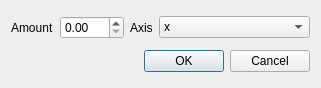
<?xml version="1.0" encoding="UTF-8"?>
<ui version="4.0">
 <class>RotateDialog</class>
 <widget class="QDialog" name="RotateDialog">
  <property name="geometry">
   <rect>
    <x>0</x>
    <y>0</y>
    <width>321</width>
    <height>88</height>
   </rect>
  </property>
  <property name="windowTitle">
   <string>Dialog</string>
  </property>
  <layout class="QVBoxLayout" name="verticalLayout">
   <item>
    <layout class="QHBoxLayout" name="horizontalLayout_3">
     <item>
      <layout class="QHBoxLayout" name="horizontalLayout_2">
       <item>
        <widget class="QLabel" name="label">
         <property name="text">
          <string>Amount</string>
         </property>
        </widget>
       </item>
       <item>
        <widget class="QDoubleSpinBox" name="doubleSpinBox">
         <property name="maximum">
          <double>360.000000000000000</double>
         </property>
         <property name="singleStep">
          <double>5.000000000000000</double>
         </property>
        </widget>
       </item>
      </layout>
     </item>
     <item>
      <layout class="QHBoxLayout" name="horizontalLayout">
       <item>
        <widget class="QLabel" name="label_2">
         <property name="sizePolicy">
          <sizepolicy hsizetype="Minimum" vsizetype="Preferred">
           <horstretch>0</horstretch>
           <verstretch>0</verstretch>
          </sizepolicy>
         </property>
         <property name="text">
          <string>Axis</string>
         </property>
        </widget>
       </item>
       <item>
        <widget class="QComboBox" name="comboBox">
         <property name="sizePolicy">
          <sizepolicy hsizetype="Expanding" vsizetype="Fixed">
           <horstretch>0</horstretch>
           <verstretch>0</verstretch>
          </sizepolicy>
         </property>
         <item>
          <property name="text">
           <string>x</string>
          </property>
         </item>
         <item>
          <property name="text">
           <string>y</string>
          </property>
         </item>
         <item>
          <property name="text">
           <string>z</string>
          </property>
         </item>
        </widget>
       </item>
      </layout>
     </item>
    </layout>
   </item>
   <item>
    <widget class="QDialogButtonBox" name="buttonBox">
     <property name="orientation">
      <enum>Qt::Horizontal</enum>
     </property>
     <property name="standardButtons">
      <set>QDialogButtonBox::Cancel|QDialogButtonBox::Ok</set>
     </property>
    </widget>
   </item>
  </layout>
 </widget>
 <resources/>
 <connections>
  <connection>
   <sender>buttonBox</sender>
   <signal>accepted()</signal>
   <receiver>RotateDialog</receiver>
   <slot>accept()</slot>
   <hints>
    <hint type="sourcelabel">
     <x>248</x>
     <y>254</y>
    </hint>
    <hint type="destinationlabel">
     <x>157</x>
     <y>274</y>
    </hint>
   </hints>
  </connection>
  <connection>
   <sender>buttonBox</sender>
   <signal>rejected()</signal>
   <receiver>RotateDialog</receiver>
   <slot>reject()</slot>
   <hints>
    <hint type="sourcelabel">
     <x>316</x>
     <y>260</y>
    </hint>
    <hint type="destinationlabel">
     <x>286</x>
     <y>274</y>
    </hint>
   </hints>
  </connection>
 </connections>
</ui>
